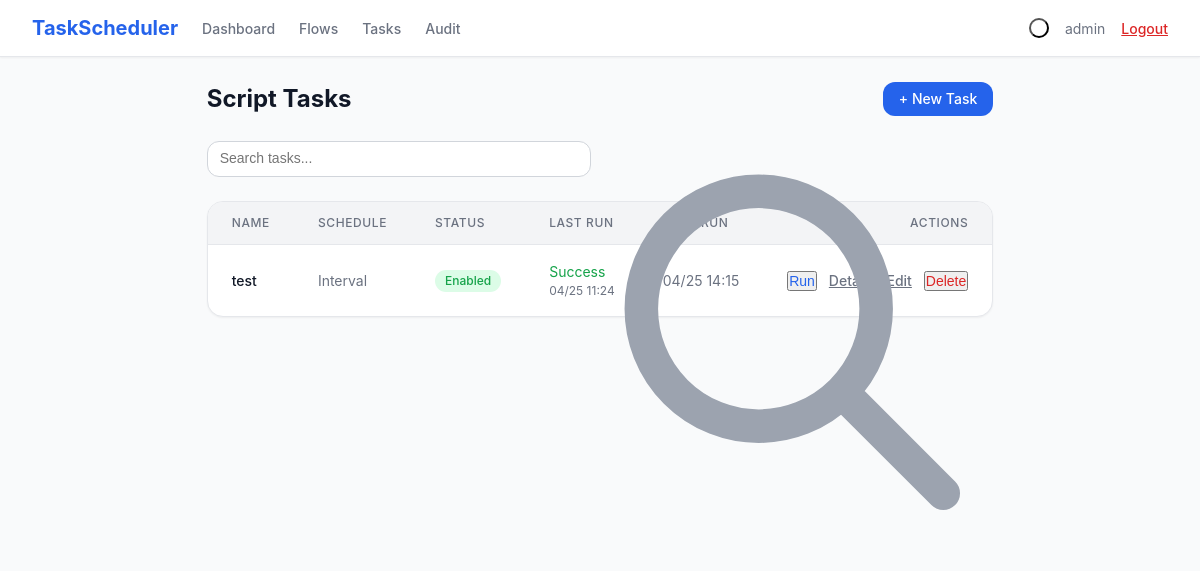
The page /tasks (signed in) on the database as committed earlier.
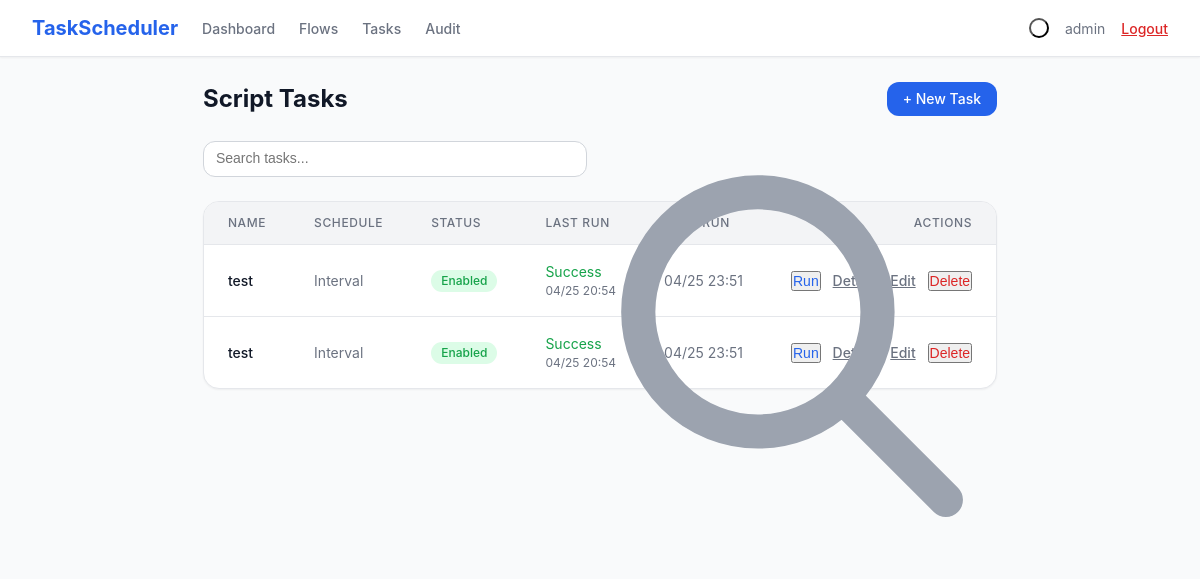
The same page on the database as committed later.
### models.py (models this page shows, shortened)
class Task(db.Model):
    __tablename__ = 'tasks'
    id = db.Column(db.Integer, primary_key=True)
    name = db.Column(db.String(200), nullable=False)
    script_path = db.Column(db.String(500), nullable=True)
    schedule_type = db.Column(db.String(50), nullable=False)
    schedule_config = db.Column(db.Text, default='{}')
    enabled = db.Column(db.Boolean, default=True)
    timeout_seconds = db.Column(db.Integer, default=30)
    env_vars = db.Column(db.Text, default='{}')
    cli_args = db.Column(db.Text, default='')
    tags = db.Column(db.String(500), default='')
    max_retries = db.Column(db.Integer, default=0)
    max_instances = db.Column(db.Integer, default=1)
    last_run_time = db.Column(db.DateTime, nullable=True)
    last_run_status = db.Column(db.String(20), nullable=True)
    last_run_output = db.Column(db.Text, nullable=True)
    next_run_time = db.Column(db.DateTime, nullable=True)
    created_at = db.Column(db.DateTime, default=datetime.utcnow)
    updated_at = db.Column(db.DateTime, default=datetime.utcnow, onupdate=datetime.utcnow)

### app.py (the view)
@app.route('/tasks')
@login_required
def tasks_list():
    search = request.args.get('search', '')
    query = Task.query
    if search:
        query = query.filter(Task.name.contains(search))
    tasks = query.order_by(Task.created_at.desc()).all()
    return render_template('tasks.html', tasks=tasks, search=search)

### app.py (called while the page is built)
def login_required(f):
    @wraps(f)
    def decorated_function(*args, **kwargs):
        if 'user_id' not in session:
            if request.is_json or request.path.startswith('/api/'):
                return jsonify({'error': 'Unauthorized'}), 401
            return redirect(url_for('login'))
        return f(*args, **kwargs)
    return decorated_function

### templates/tasks.html (shortened to what this page needs)
{% extends "base.html" %}
{% block content %}
<div class="space-y-6">
    <div class="flex items-center justify-between">
        <h1 class="text-2xl font-bold text-body">Script Tasks</h1>
        <a href="{{ url_for('task_new') }}" class="btn btn-primary">+ New Task</a>
    </div>
    <div class="relative">
        <input type="text" id="searchInput" placeholder="Search tasks..." value="{{ search }}"
            class="form-input sm-w-96 pl-10"
            onkeyup="if(event.key==='Enter') location.search='?search='+encodeURIComponent(this.value)">
        <svg class="w-5 h-5 text-light absolute left-3 top-2.5" fill="none" stroke="currentColor" viewBox="0 0 24 24"><path stroke-linecap="round" stroke-linejoin="round" stroke-width="2" d="M21 21l-6-6m2-5a7 7 0 11-14 0 7 7 0 0114 0z"></path></svg>
    </div>
    <div class="card table-wrap">
        <table>
            <thead>
                <tr>
                    <th>Name</th>
                    <th>Schedule</th>
                    <th>Status</th>
                    <th>Last Run</th>
                    <th>Next Run</th>
                    <th class="text-right">Actions</th>
                </tr>
            </thead>
            <tbody>
                {% for task in tasks %}
                <tr>
                    <td>
                        <div class="font-medium text-body">{{ task.name }}</div>
                    </td>
                    <td class="text-muted">{{ task.schedule_type|title }}</td>
                    <td>
                        <span class="badge {% if task.enabled %}badge-green{% else %}badge-gray{% endif %}">
                            {{ 'Enabled' if task.enabled else 'Disabled' }}
                        </span>
                    </td>
                    <td>
                        {% if task.last_run_status %}
                        <span class="{% if task.last_run_status == 'success' %}text-green{% else %}text-red{% endif %}">{{ task.last_run_status|title }}</span>
                        <div class="text-xs text-muted">{{ task.last_run_time.strftime('%m/%d %H:%M') if task.last_run_time }}</div>
                        {% else %}
                        <span class="text-light">Never</span>
                        {% endif %}
                    </td>
                    <td class="text-muted">
                        {{ task.next_run_time.strftime('%m/%d %H:%M') if task.next_run_time else '—' }}
                    </td>
                    <td class="text-right space-x-2">
                        <form method="POST" action="{{ url_for('task_run', id=task.id) }}" class="inline">
                            <button type="submit" class="text-primary font-medium text-sm hover:underline">Run</button>
                        </form>
                        <a href="{{ url_for('task_detail', id=task.id) }}" class="text-muted font-medium text-sm hover:text-body">Details</a>
                        <a href="{{ url_for('task_edit', id=task.id) }}" class="text-muted font-medium text-sm hover:text-body">Edit</a>
                        <form method="POST" action="{{ url_for('task_delete', id=task.id) }}" class="inline" onsubmit="return confirm('Delete this task?')">
                            <button type="submit" class="text-red font-medium text-sm hover:underline">Delete</button>
                        </form>
                    </td>
                </tr>
                {% endfor %}
            </tbody>
        </table>
    </div>
</div>
{% endblock %}

Rows that differ between the two databases and show on the page:
added Task: name "test", schedule_type "Interval", enabled "Enabled", last_run_status "Success", last_run_time "04/25 20:54", next_run_time "04/25 23:51"
changed Task (number 2 of 2 on the later page): last_run_time "04/25 11:24" → "04/25 20:54"; next_run_time "04/25 14:15" → "04/25 23:51"
